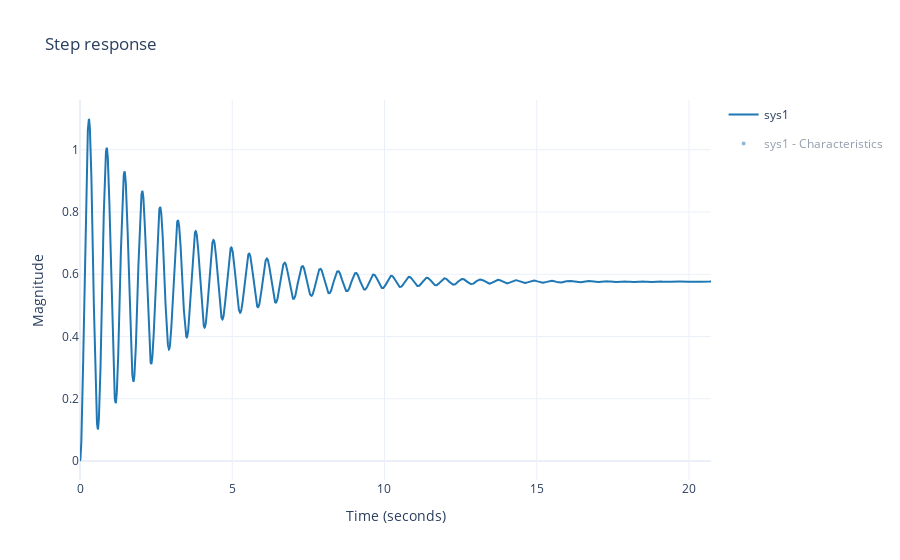

Notebook cell for this chart:
### Markdown cell above
## Régulation d'un bras robotique

Afin de réguler le comportement de l'aiguille de l'"horloge" présentée lors de la séance d'introduction du cours, dont la simulation a été présentée à la fin de la précédente séance pratique (impacts de modification de paramètres du modèle sur les marges de stabilité), nous allons utiliser un correcteur de type PID. Ce correcteur est composé de trois termes : un terme proportionnel, un terme intégral et un terme dérivé que nous allons apprendre à dimensionner.

La cellule suivante crée la fonction de transfert du système à réguler et trace la réponse indicielle de ce système sans correcteur.

### Code cell
m = 0.5 # kg
l = 0.3 # m
b = 0.01 # Ns/m
g = 9.81 # m/s^2
theta_e = -math.pi/4 # rad

H_arm = ml.tf(2/(m*g*l),[2*l/(3*g), 2*b/(m*g*l),1])
print(H_arm)
G_BO = H_arm
G_BF = ml.feedback(G_BO,1)
print(G_BF)
rlf.step(G_BF, plot_infos=True);

### Figure 1 — Plotly figure (JSON) as saved in the notebook; plotly's stock layout.template omitted (floating-point values rounded to 4 significant figures; data arrays with more than 128 entries replaced by an {"elided": "..."} marker saying what was removed)
{"data": [{"line": {"color": "#1F77B4"}, "name": "sys1", "type": "scatter", "x": {"elided": "10000 float values"}, "y": {"elided": "10000 float values"}}, {"customdata": [null], "hoverinfo": "none", "hovertemplate": "<b>DC Gain</b>: %{y:.3f}<br>", "legendgroup": "sys1 - Characteristics", "marker": {"color": "#1F77B4", "line": {"color": "#1F77B4", "width": 2}, "size": 6, "symbol": "circle"}, "mode": "markers", "name": "sys1 - DCGain", "showlegend": false, "type": "scatter", "visible": "legendonly", "x": [20.72], "y": [0.5767]}, {"legendgroup": "sys1 - Characteristics", "line": {"color": "#1F77B4", "dash": "dot", "width": 2}, "mode": "lines", "name": "sys1 - Up limit", "showlegend": false, "type": "scatter", "visible": "legendonly", "x": [0, 20.72], "y": [0.5767, 0.5767]}, {"legendgroup": "sys1 - Characteristics", "line": {"color": "#1F77B4", "dash": "dot", "width": 2}, "mode": "lines", "name": "sys1 - Up limit", "showlegend": false, "type": "scatter", "visible": "legendonly", "x": [0, 20.72], "y": [0.6055, 0.6055]}, {"legendgroup": "sys1 - Characteristics", "line": {"color": "#1F77B4", "dash": "dot", "width": 2}, "mode": "lines", "name": "sys1 - Low limit", "showlegend": false, "type": "scatter", "visible": "legendonly", "x": [0, 20.72], "y": [0.5478, 0.5478]}, {"customdata": [8.804], "hoverinfo": "none", "hovertemplate": "<b>SettlingTime</b>: %{x:.3f}s<br>", "legendgroup": "sys1 - Characteristics", "marker": {"color": "#1F77B4", "line": {"color": "#1F77B4", "width": 2}, "size": 6, "symbol": "circle"}, "mode": "markers", "name": "sys1 - SettlingTime", "showlegend": false, "type": "scatter", "visible": "legendonly", "x": [8.804], "y": [0.5477]}, {"legendgroup": "sys1 - Characteristics", "line": {"color": "#1F77B4", "dash": "dot", "width": 2}, "mode": "lines", "name": "sys1 - SettlingTime", "showlegend": false, "type": "scatter", "visible": "legendonly", "x": [8.804, 8.804], "y": [0, 0.5477]}, {"legendgroup": "sys1 - Characteristics", "line": {"color": "#1F77B4", "dash": "dot", "width": 2}, "mode": "lines", "name": "sys1 - RiseTime left limit", "showlegend": false, "type": "scatter", "visible": "legendonly", "x": [0.04352, 0.04352], "y": [0, 0.5286]}, {"legendgroup": "sys1 - Characteristics", "line": {"color": "#1F77B4", "dash": "dot", "width": 2}, "mode": "lines", "name": "sys1 - RiseTime right limit", "showlegend": false, "type": "scatter", "visible": "legendonly", "x": [0.1409, 0.1409], "y": [0, 0.5286]}, {"legendgroup": "sys1 - Characteristics", "line": {"color": "#1F77B4", "dash": "dot", "width": 2}, "mode": "lines", "name": "sys1 - RiseTime horizontal limit", "showlegend": false, "type": "scatter", "visible": "legendonly", "x": [0, 0.1409], "y": [0.5286, 0.5286]}, {"customdata": [0.09741], "hoverinfo": "none", "hovertemplate": "<b>RiseTime</b>: %{customdata:.3f}s<br>", "legendgroup": "sys1 - Characteristics", "marker": {"color": "#1F77B4", "line": {"color": "#1F77B4", "width": 2}, "size": 6, "symbol": "circle"}, "mode": "markers", "name": "sys1 - RiseTime", "showlegend": false, "type": "scatter", "visible": "legendonly", "x": [0.1409], "y": [0.5286]}, {"legendgroup": "sys1 - Characteristics", "line": {"color": "#1F77B4", "dash": "dot", "width": 2}, "mode": "lines", "name": "sys1 - Overshoot vertical line", "showlegend": false, "type": "scatter", "visible": "legendonly", "x": [0.2922, 0.2922], "y": [0, 1.099]}, {"legendgroup": "sys1 - Characteristics", "line": {"color": "#1F77B4", "dash": "dot", "width": 2}, "mode": "lines", "name": "sys1 - Overshoot horizontal line", "showlegend": false, "type": "scatter", "visible": "legendonly", "x": [0, 0.2922], "y": [1.099, 1.099]}, {"customdata": [90.54], "hoverinfo": "none", "hovertemplate": "<b>Peak</b>: %{y:.3f}<br><b>Peak time</b>: %{x:.3f}s<br><b>Overshoot</b>: %{customdata:.3f}%<br>", "legendgroup": "sys1 - Characteristics", "marker": {"color": "#1F77B4", "line": {"color": "#1F77B4", "width": 2}, "size": 6, "symbol": "circle"}, "mode": "markers", "name": "sys1 - Overshoot", "showlegend": false, "type": "scatter", "visible": "legendonly", "x": [0.2922], "y": [1.099]}, {"legendgroup": "sys1 - Characteristics", "marker": {"color": "#1F77B4", "line": {"color": "#1F77B4", "width": 2}, "size": 1, "symbol": "circle"}, "mode": "markers", "name": "sys1 - Characteristics", "type": "scatter", "visible": "legendonly", "x": [10.36], "y": [0.5786]}], "layout": {"title": {"text": "Step response"}, "xaxis": {"title": {"text": "Time (seconds)"}}, "yaxis": {"title": {"text": "Magnitude"}}}}
